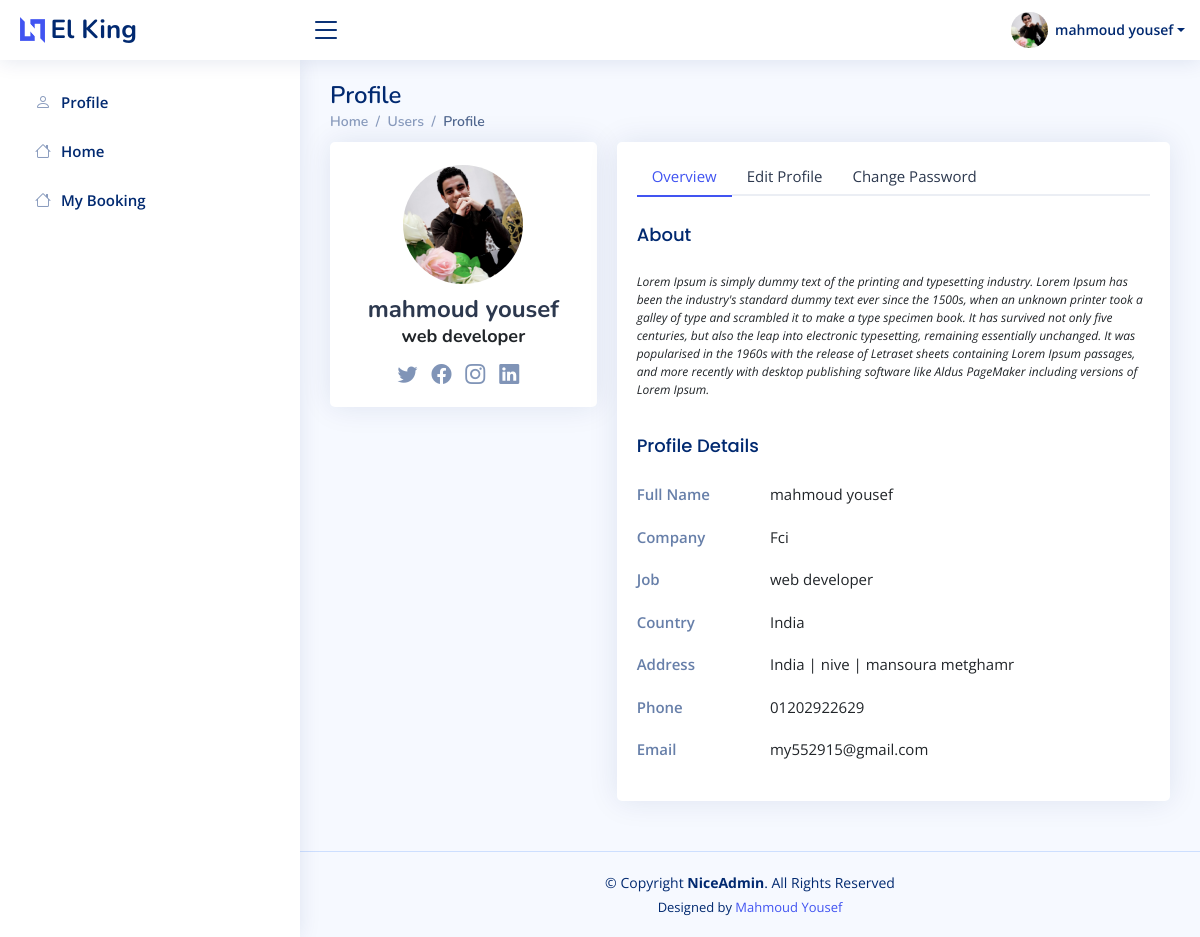
Page /accounts/profile/ (signed in) on the committed database.
### accounts/models.py (models this page shows, shortened)
class Profile(models.Model):
    user = models.OneToOneField(Account,on_delete=models.CASCADE)
    phone_number = models.CharField(max_length=20)
    address = models.CharField(max_length=50)
    image = models.ImageField(upload_to='users/')
    about = models.TextField(max_length=4000 , blank=True , null=True)
    country = models.CharField(max_length=50 ,blank=True, null=True)
    company = models.CharField(max_length=100 ,blank=True, null=True)
    address_line_1 = models.CharField( max_length=50 , blank=True)
    address_line_2 = models.CharField( max_length=50 , blank=True)
    fb_link = models.URLField( max_length=200 , blank=True , null=True)
    twitter_link = models.URLField( max_length=200, blank=True , null=True)
    instagram_link = models.URLField( max_length=200, blank=True , null=True)
    linked_in_link = models.URLField( max_length=200, blank=True , null=True)
    headline = models.CharField(max_length=50 , blank=True, null=True)
    city = models.CharField(max_length=50 ,blank=True, null=True)
    def full_name(self):
        return f'{self.user.first_name} {self.user.last_name}'
    def full_address(self):
        return f"{self.country} | {self.city} | {self.address_line_1} {self.address_line_2}"

class Account(AbstractBaseUser):
    first_name      = models.CharField(max_length=50)
    last_name       = models.CharField(max_length=50)
    username        = models.CharField(max_length=50, unique=True)
    email           = models.EmailField(max_length=100, unique=True)
    phone_number    = models.CharField(max_length=50)
    date_joined     = models.DateTimeField(auto_now_add=True)
    last_login      = models.DateTimeField(auto_now_add=True)
    is_admin        = models.BooleanField(default=False)
    is_staff        = models.BooleanField(default=False)
    is_active        = models.BooleanField(default=False)
    is_superadmin        = models.BooleanField(default=False)
    USERNAME_FIELD = 'email'
    REQUIRED_FIELDS = ['username', 'first_name', 'last_name']
    objects = MyAccountManager()

### accounts/views.py (the view)
# urls.py: path('profile/' , views.profile , name='profile'),
@login_required(login_url = 'login')
def profile(request):
    profile=Profile.objects.get(user=request.user)
    if request.method == "POST":
        user_form = UserForm(request.POST , instance=request.user)
        profile_form = ProfileForm(request.POST,request.FILES,instance=profile)
        if user_form.is_valid() and profile_form.is_valid():
            user_form.save()
            myprofile = profile_form.save(commit=False)
            myprofile.user = request.user
            myprofile.save()
            messages.success(request, 'Profile updated successfully')
            return redirect('/accounts/profile')
    else:
        user_form = UserForm(instance=request.user)
        profile_form = ProfileForm(instance=profile)
    return render(request,'accounts/profile.html',{'profile':profile,
                                                   'user_form':user_form,
        'profile_form':profile_form})

### accounts/profile.py (called while the page is built)
def myprofile(request):
    current_user = request.user
    profile = None
    if  current_user.is_authenticated:
        profile = Profile.objects.get(user=current_user)
    return dict(profile=profile)

### accounts/templates/accounts/profile.html (shortened to what this page needs)
{% extends 'base.html' %}
{% load static %}
{% load django_bootstrap5 %}
{% block body %}
<main id="main" class="main">
  <div class="pagetitle">
    <h1>Profile</h1>
    <nav>
      <ol class="breadcrumb">
        <li class="breadcrumb-item"><a href="/">Home</a></li>
        <li class="breadcrumb-item">Users</li>
        <li class="breadcrumb-item active">Profile</li>
      </ol>
    </nav>
  </div>
  <section class="section profile">
    <div class="row">
      <div class="col-xl-4">
        <div class="card">
          <div class="card-body profile-card pt-4 d-flex flex-column align-items-center">
            {% if profile.image %}
            <img src="{{profile.image.url}}" alt="Profile" class="rounded-circle">
            {% else %}
            <img src="https://bootdey.com/img/Content/avatar/avatar7.png" alt="Admin" class="rounded-circle"
                width="150">
            {% endif %}
            <h2>{{profile.full_name}}</h2>
            <h3>{{profile.headline}}</h3>
            <div class="social-links mt-2">
              <a href="{{profile.twitter_link}}" class="twitter"><i class="bi bi-twitter"></i></a>
              <a href="{{profile.twitter_link}}" class="facebook"><i class="bi bi-facebook"></i></a>
              <a href="{{profile.twitter_link}}" class="instagram"><i class="bi bi-instagram"></i></a>
              <a href="{{profile.twitter_link}}" class="linkedin"><i class="bi bi-linkedin"></i></a>
            </div>
          </div>
        </div>
      </div>
      <div class="col-xl-8">
        <div class="card">
          <div class="card-body pt-3">
            <ul class="nav nav-tabs nav-tabs-bordered">
              <li class="nav-item">
                <button class="nav-link active" data-bs-toggle="tab"
                  data-bs-target="#profile-overview">Overview</button>
              </li>
              <li class="nav-item">
                <button class="nav-link" data-bs-toggle="tab" data-bs-target="#profile-edit">Edit Profile</button>
              </li>
              <li class="nav-item">
                <button class="nav-link" data-bs-toggle="tab" data-bs-target="#profile-change-password">Change
                  Password</button>
              </li>
            </ul>
            <div class="tab-content pt-2">
              <div class="tab-pane fade show active profile-overview" id="profile-overview">
                <h5 class="card-title">About</h5>
                <p class="small fst-italic">{{profile.about}}</p>
                <h5 class="card-title">Profile Details</h5>
                <div class="row">
                  <div class="col-lg-3 col-md-4 label ">Full Name</div>
                  <div class="col-lg-9 col-md-8">{{profile.full_name}}</div>
                </div>
                <div class="row">
                  <div class="col-lg-3 col-md-4 label">Company</div>
                  <div class="col-lg-9 col-md-8">{{profile.company}}</div>
                </div>
                <div class="row">
                  <div class="col-lg-3 col-md-4 label">Job</div>
                  <div class="col-lg-9 col-md-8">{{profile.headline}}</div>
                </div>
                <div class="row">
                  <div class="col-lg-3 col-md-4 label">Country</div>
                  <div class="col-lg-9 col-md-8">{{profile.country}}</div>
                </div>
                <div class="row">
                  <div class="col-lg-3 col-md-4 label">Address</div>
                  <div class="col-lg-9 col-md-8">{{profile.full_address}}</div>
                </div>
                <div class="row">
                  <div class="col-lg-3 col-md-4 label">Phone</div>
                  <div class="col-lg-9 col-md-8">{{profile.phone_number}}</div>
                </div>
                <div class="row">
                  <div class="col-lg-3 col-md-4 label">Email</div>
                  <div class="col-lg-9 col-md-8">{{profile.user.email}}</div>
                </div>
              </div>
            </div>
          </div>
        </div>
      </div>
    </div>
  </section>
</main>
{% endblock %}

### templates/base.html (shortened to what this page needs)
{% load static %}
<!DOCTYPE HTML>
<html lang="en">
<head>
	<link href="{% static 'vendor/bootstrap/css/bootstrap.min.css'%}" rel="stylesheet">
	<link href="{% static 'vendor/bootstrap-icons/bootstrap-icons.css'%}" rel="stylesheet">
	<link href="{% static 'vendor/boxicons/css/boxicons.min.css'%}" rel="stylesheet">
	<link href="{% static 'vendor/quill/quill.snow.css'%}" rel="stylesheet">
	<link href="{% static 'vendor/quill/quill.bubble.css'%}" rel="stylesheet">
	<link href="{% static 'vendor/remixicon/remixicon.css'%}" rel="stylesheet">
	<link href="{% static 'vendor/simple-datatables/style.css'%}" rel="stylesheet">
	<link href="{% static 'style2/css/bootstrap.css'%}" rel="stylesheet" type="text/css" />
	<link href="{% static 'style2/fonts/fontawesome/css/all.min.css'%}" type="text/css" rel="stylesheet">
	<link href="{% static 'style2/css/ui.css'%}" rel="stylesheet" type="text/css" />
	<link href="{% static 'style2/css/responsive.css'%}" rel="stylesheet" media="only screen and (max-width: 1200px)" />
	<link href="{% static 'style2/css/custum.css'%}" rel="stylesheet" type="text/css" />
	<link rel="stylesheet" href="https://cdnjs.cloudflare.com/ajax/libs/font-awesome/4.7.0/css/font-awesome.min.css">
	<link href="{% static 'css/style.css'%}" rel="stylesheet">
</head>
<body>
	<header id="header" class="header fixed-top d-flex align-items-center">
		<div class="d-flex align-items-center justify-content-between">
			<a href="/" class="logo d-flex align-items-center">
				<img src="{% static 'assets/img/logo.png'%}" alt="">
				<span class="d-none d-lg-block">El King</span>
			</a>
			<i class="bi bi-list toggle-sidebar-btn"></i>
		</div>
		<nav class="header-nav ms-auto">
			<ul class="d-flex align-items-center">
				{% if user.id is None %}
				<li class="nav-item dropdown pe-3">
					<a class="nav-link nav-profile d-flex align-items-center pe-0" href="#" data-bs-toggle="dropdown">
						<i class="bi bi-person"></i>
					</a>
					<ul class="dropdown-menu dropdown-menu-end dropdown-menu-arrow profile">
						<li>
							<a class="dropdown-item d-flex align-items-center" href="{% url 'login' %}">
								<i class="bi bi-person"></i>
								<span>Login</span>
							</a>
						</li>
						<li>
							<hr class="dropdown-divider">
						</li>
						<li>
							<a class="dropdown-item d-flex align-items-center" href="{% url 'register' %}">
								<i class="bi bi-person"></i>
								<span>Register</span>
							</a>
						</li>
					</ul>
				</li>
				{% else %}
				<li class="nav-item dropdown pe-3">
					<a class="nav-link nav-profile d-flex align-items-center pe-0" href="#" data-bs-toggle="dropdown">
						{% if profile.image%}
						<img src="{{profile.image.url}}" alt="Profile" class="rounded-circle">
						{% else %}
						<img src="https://bootdey.com/img/Content/avatar/avatar7.png" alt="Admin" class="rounded-circle"
							width="150">
						{% endif %}
						<span class="d-none d-md-block dropdown-toggle ps-2"> {{profile.full_name}}</span>
					</a>
				</li>
				{% endif %}
			</ul>
		</nav>
	</header>
	<aside id="sidebar" class="sidebar">
		<ul class="sidebar-nav" id="sidebar-nav">
			<li class="nav-item">
				<a class="nav-link collapsed" href="{% url 'profile'%}">
					<i class="bi bi-person"></i>
					<span>Profile</span>
				</a>
			</li>
			<li class="nav-item">
				<a class="nav-link collapsed" href="/">
					<i class="bi bi-house"></i>
					<span>Home</span>
				</a>
			</li>
			<li class="nav-item">
				<a class="nav-link collapsed" href="{% url 'my_booking'%}">
					<i class="bi bi-house"></i>
					<span>My Booking</span>
				</a>
			</li>
		</ul>
	</aside>
	{% block body %}
	{% endblock body %}
	<footer id="footer" class="footer">
		<div class="copyright">
			&copy; Copyright <strong><span>NiceAdmin</span></strong>. All Rights Reserved
		</div>
		<div class="credits">
			Designed by <a href="https://mmyousef.pythonanywhere.com/">Mahmoud Yousef</a>
		</div>
	</footer>
</body>
</html>

### static/style2/css/ui.css (style rules this page uses)
html { font-family: "Inter", sans-serif; font-size: 15px; }

### static/css/style.css (style rules this page uses)
:root { scroll-behavior: smooth; }
body { font-family: "Open Sans", sans-serif; background: #f6f9ff; color: #444444; }
a { color: #4154f1; text-decoration: none; }
h1, h2, h3, h4, h5, h6 { font-family: "Nunito", sans-serif; }
#main { margin-top: 60px; padding: 20px 30px; transition: all 0.3s; }
.pagetitle { margin-bottom: 10px; }
.pagetitle h1 { font-size: 24px; margin-bottom: 0; font-weight: 600; color: #012970; }
.card { margin-bottom: 30px; border: none; border-radius: 5px; box-shadow: 0px 0 30px rgba(1, 41, 112, 0.1); }
.card-title { padding: 20px 0 15px 0; font-size: 18px; font-weight: 500; color: #012970; font-family: "Poppins", sans-serif; }
.card-body { padding: 0 20px 20px 20px; }
.breadcrumb { font-size: 14px; font-family: "Nunito", sans-serif; color: #899bbd; font-weight: 600; }
.breadcrumb a { color: #899bbd; transition: 0.3s; }
.breadcrumb .breadcrumb-item::before { color: #899bbd; }
.breadcrumb .active { color: #51678f; font-weight: 600; }
.nav-tabs-bordered { border-bottom: 2px solid #ebeef4; }
.nav-tabs-bordered .nav-link { margin-bottom: -2px; border: none; color: #2c384e; }
.nav-tabs-bordered .nav-link.active { background-color: #fff; color: #4154f1; border-bottom: 2px solid #4154f1; }
.logo { line-height: 1; }
@media (min-width: 1200px) { .logo { width: 280px; } }
.logo img { max-height: 26px; margin-right: 6px; }
.logo span { font-size: 26px; font-weight: 700; color: #012970; font-family: "Nunito", sans-serif; }
.header { transition: all 0.5s; z-index: 997; height: 60px; box-shadow: 0px 2px 20px rgba(1, 41, 112, 0.1); background-color: #fff; padding-left: 20px; }
.header .toggle-sidebar-btn { font-size: 32px; padding-left: 10px; cursor: pointer; color: #012970; }
.header-nav ul { list-style: none; }
.header-nav>ul { margin: 0; padding: 0; }
.header-nav .nav-profile { color: #012970; }
.header-nav .nav-profile img { max-height: 36px; }
.header-nav .nav-profile span { font-size: 14px; font-weight: 600; }
.sidebar { position: fixed; top: 60px; left: 0; bottom: 0; width: 300px; z-index: 996; transition: all 0.3s; padding: 20px; overflow-y: auto; scrollbar-width: thin; scrollbar-color: #aab7cf transparent; box-shadow: 0px 0px 20px rgba(1, 41, 112, 0.1); background-color: #fff; }
@media (min-width: 1200px) { #main, #footer { margin-left: 300px; } }
.sidebar-nav { padding: 0; margin: 0; list-style: none; }
.sidebar-nav li { padding: 0; margin: 0; list-style: none; }
.sidebar-nav .nav-item { margin-bottom: 5px; }
.sidebar-nav .nav-link { display: flex; align-items: center; font-size: 15px; font-weight: 600; color: #4154f1; transition: 0.3; background: #f6f9ff; padding: 10px 15px; border-radius: 4px; }
.sidebar-nav .nav-link i { font-size: 16px; margin-right: 10px; color: #4154f1; }
.sidebar-nav .nav-link.collapsed { color: #012970; background: #fff; }
.sidebar-nav .nav-link.collapsed i { color: #899bbd; }
.profile .profile-card img { max-width: 120px; }
.profile .profile-card h2 { font-size: 24px; font-weight: 700; color: #2c384e; margin: 10px 0 0 0; }
.profile .profile-card h3 { font-size: 18px; }
.profile .profile-card .social-links a { font-size: 20px; display: inline-block; color: rgba(1, 41, 112, 0.5); line-height: 0; margin-right: 10px; transition: 0.3s; }
.profile .profile-overview .row { margin-bottom: 20px; font-size: 15px; }
.profile .profile-overview .card-title { color: #012970; }
.profile .profile-overview .label { font-weight: 600; color: rgba(1, 41, 112, 0.6); }
.footer { padding: 20px 0; font-size: 14px; transition: all 0.3s; border-top: 1px solid #cddfff; }
.footer .copyright { text-align: center; color: #012970; }
.footer .credits { padding-top: 5px; text-align: center; font-size: 13px; color: #012970; }

### rows in the picture
Profile: image (picture), full_name "mahmoud yousef", headline "web developer", about "Lorem Ipsum is simply dummy text of the printing and typesetting industry. Lorem Ipsum has been the industry's standard dummy text ever since the 1500s, when an unknown printer took a galley of type and scrambled it to make a type specimen book. It has survived not only five centuries, but also the leap into electronic typesetting, remaining essentially unchanged. It was popularised in the 1960s with the release of Letraset sheets containing Lorem Ipsum passages, and more recently with desktop publishing software like Aldus PageMaker including versions of Lorem Ipsum.", company "Fci", country "India", full_address "India | nive | mansoura metghamr", phone_number "01202922629", user.email "my552915@gmail.com"
